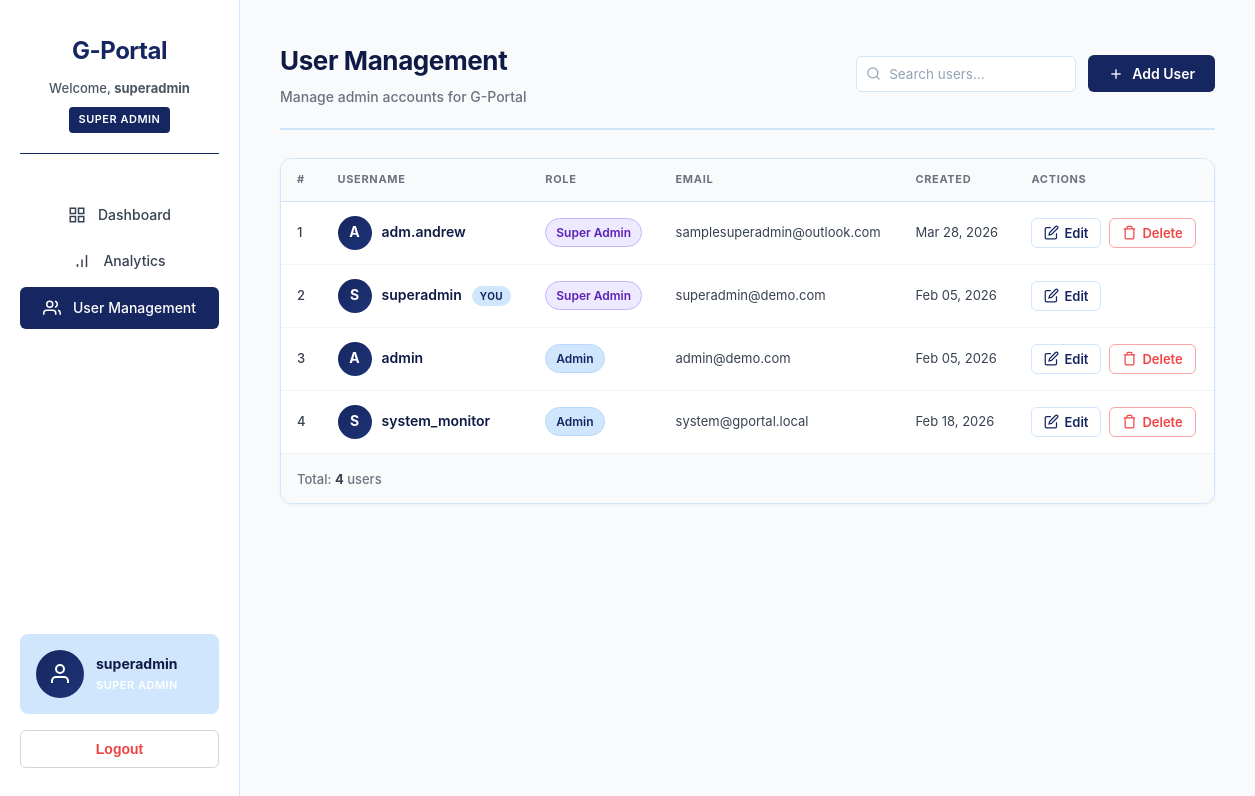
/pages/users.php (signed in), run on the app's committed database.
### tables this page shows
CREATE TABLE `users` (
  `id` int(10) UNSIGNED NOT NULL,
  `username` varchar(50) NOT NULL,
  `password` varchar(255) NOT NULL,
  `role` enum('Super Admin','Admin') NOT NULL,
  `email` varchar(255) DEFAULT NULL COMMENT 'Email for notifications (IT specialist will configure)',
  `created_at` timestamp NOT NULL DEFAULT current_timestamp()
);

### config/session.php (called while the page is built, shortened)
<?php
function getCurrentUser() {
    return [
        'id'       => $_SESSION['user_id'] ?? null,
        'username' => $_SESSION['username'] ?? null,
        'role'     => $_SESSION['role'] ?? null
    ];
}
?>

### pages/users.php (the view, shortened to what this page needs)
<?php
require_once '../config/session.php';
$currentUser = getCurrentUser();
$conn = getDBConnection();
$result = $conn->query("SELECT id, username, role, email, created_at FROM users ORDER BY FIELD(role, 'Super Admin', 'Admin'), username ASC");
$users = [];
while ($row = $result->fetch_assoc()) { $users[] = $row; }
?>
<!DOCTYPE html>
<html lang="en">
<head>
    <link rel="stylesheet" href="../assets/css/style.css">
    <link rel="stylesheet" href="../assets/css/users.css">
</head>
<body>
<div class="container">
    <aside class="sidebar">
        <div class="sidebar-header">
            <h1>G-Portal</h1>
            <div class="user-info">
                Welcome, <strong><?php echo htmlspecialchars($currentUser['username']); ?></strong>
                <span class="user-role"><?php echo htmlspecialchars($currentUser['role']); ?></span>
            </div>
        </div>
        <nav>
            <ul class="nav-menu">
                <li>
                    <a href="dashboard.php">
                        <svg width="18" height="18" viewBox="0 0 24 24" fill="none" stroke="currentColor" stroke-width="2"><rect x="3" y="3" width="7" height="7"></rect><rect x="14" y="3" width="7" height="7"></rect><rect x="14" y="14" width="7" height="7"></rect><rect x="3" y="14" width="7" height="7"></rect></svg>
                        Dashboard
                    </a>
                </li>
                <li>
                    <a href="analytics.php">
                        <svg width="18" height="18" viewBox="0 0 24 24" fill="none" stroke="currentColor" stroke-width="2"><line x1="12" y1="20" x2="12" y2="10"></line><line x1="18" y1="20" x2="18" y2="4"></line><line x1="6" y1="20" x2="6" y2="16"></line></svg>
                        Analytics
                    </a>
                </li>
                <li>
                    <a href="users.php" class="active">
                        <svg width="18" height="18" viewBox="0 0 24 24" fill="none" stroke="currentColor" stroke-width="2"><path d="M17 21v-2a4 4 0 0 0-4-4H5a4 4 0 0 0-4 4v2"></path><circle cx="9" cy="7" r="4"></circle><path d="M23 21v-2a4 4 0 0 0-3-3.87"></path><path d="M16 3.13a4 4 0 0 1 0 7.75"></path></svg>
                        User Management
                    </a>
                </li>
            </ul>
            <div class="user-profile">
                <div class="user-avatar-large">
                    <svg width="24" height="24" viewBox="0 0 24 24" fill="none" stroke="currentColor" stroke-width="2"><path d="M20 21v-2a4 4 0 0 0-4-4H8a4 4 0 0 0-4 4v2"></path><circle cx="12" cy="7" r="4"></circle></svg>
                </div>
                <div class="user-info">
                    <div class="user-name"><?php echo htmlspecialchars($currentUser['username']); ?></div>
                    <div class="user-role"><?php echo htmlspecialchars($currentUser['role']); ?></div>
                </div>
            </div>
            <form action="../backend/logout.php" method="POST">
                <button type="submit" class="btn-logout">Logout</button>
            </form>
        </nav>
    </aside>
    <main class="main-content">
        <div class="page-header-users">
            <div>
                <h2 class="page-title-users">User Management</h2>
                <p class="page-subtitle-users">Manage admin accounts for G-Portal</p>
            </div>
            <div class="users-header-right">
                <div class="users-search-wrap">
                    <input type="text" id="userSearchInput" class="users-search-input"
                           placeholder="Search users..."
                           oninput="searchUsers(this.value)">
                </div>
                <button class="btn-add-user" onclick="openAddUserModal()">
                    <svg width="16" height="16" viewBox="0 0 24 24" fill="none" stroke="currentColor" stroke-width="2"><line x1="12" y1="5" x2="12" y2="19"></line><line x1="5" y1="12" x2="19" y2="12"></line></svg>
                    Add User
                </button>
            </div>
        </div>
        <div class="users-table-wrap">
            <table class="users-table" id="usersTable">
                <thead>
                    <tr>
                        <th>#</th>
                        <th>Username</th>
                        <th>Role</th>
                        <th>Email</th>
                        <th>Created</th>
                        <th>Actions</th>
                    </tr>
                </thead>
                <tbody id="usersTableBody">
                    <?php foreach ($users as $i => $user): ?>
                    <tr data-user-id="<?php echo $user['id']; ?>" id="userRow_<?php echo $user['id']; ?>">
                        <td class="users-td-num"><?php echo $i + 1; ?></td>
                        <td>
                            <div class="users-name-cell">
                                <div class="users-avatar">
                                    <?php echo strtoupper(substr($user['username'], 0, 1)); ?>
                                </div>
                                <span class="users-username"><?php echo htmlspecialchars($user['username']); ?></span>
                                <?php if ($user['id'] == $currentUser['id']): ?>
                                    <span class="users-you-badge">You</span>
                                <?php endif; ?>
                            </div>
                        </td>
                        <td>
                            <span class="users-role-badge users-role-<?php echo strtolower(str_replace(' ', '-', $user['role'])); ?>">
                                <?php echo htmlspecialchars($user['role']); ?>
                            </span>
                        </td>
                        <td class="users-email"><?php echo $user['email'] ? htmlspecialchars($user['email']) : '<span class="users-no-email">—</span>'; ?></td>
                        <td class="users-date"><?php echo date('M d, Y', strtotime($user['created_at'])); ?></td>
                        <td>
                            <div class="users-actions">
                                <button class="btn-user-edit" onclick="openEditUserModal(
                                    <?php echo $user['id']; ?>,
                                    '<?php echo addslashes($user['username']); ?>',
                                    '<?php echo addslashes($user['role']); ?>',
                                    '<?php echo addslashes($user['email'] ?? ''); ?>'
                                )" title="Edit user">
                                    <svg width="15" height="15" viewBox="0 0 24 24" fill="none" stroke="currentColor" stroke-width="2"><path d="M11 4H4a2 2 0 0 0-2 2v14a2 2 0 0 0 2 2h14a2 2 0 0 0 2-2v-7"></path><path d="M18.5 2.5a2.121 2.121 0 0 1 3 3L12 15l-4 1 1-4 9.5-9.5z"></path></svg>
                                    Edit
                                </button>
                                <?php if ($user['id'] != $currentUser['id']): ?>
                                <button class="btn-user-delete" onclick="openDeleteUserModal(
                                    <?php echo $user['id']; ?>,
                                    '<?php echo addslashes($user['username']); ?>'
                                )" title="Delete user">
                                    <svg width="15" height="15" viewBox="0 0 24 24" fill="none" stroke="currentColor" stroke-width="2"><polyline points="3 6 5 6 21 6"></polyline><path d="M19 6v14a2 2 0 0 1-2 2H7a2 2 0 0 1-2-2V6m3 0V4a2 2 0 0 1 2-2h4a2 2 0 0 1 2 2v2"></path></svg>
                                    Delete
                                </button>
                                <?php endif; ?>
                            </div>
                        </td>
                    </tr>
                    <?php endforeach; ?>
                </tbody>
            </table>
            <div class="users-table-footer">
                <span class="users-total">Total: <strong><?php echo count($users); ?></strong> user<?php echo count($users) !== 1 ? 's' : ''; ?></span>
            </div>
        </div>
    </main>
</div>
</body>
</html>

### assets/css/style.css (style rules this page uses)
* { margin: 0; padding: 0; box-sizing: border-box; }
:root { --primary-color: #162660; --primary-dark: #0f1a45; --primary-light: #1e3477; --secondary-color: #d0e6fd; --secondary-dark: #b8d9fc; --tertiary-color: #f1e4d1; --tertiary-dark: #e8d7bb; --gray-50: #f9fafb; --gray-100: #f3f4f6; --gray-200: #e5e7eb; --gray-300: #d1d5db; --gray-400: #9ca3af; --gray-500: #6b7280; --gray-600: #4b5563; --gray-700: #374151; --gray-800: #1f2937; --gray-900: #111827; --white: #ffffff; --black: #000000; --success: #10b981; --danger: #ef4444; --warning: #f59e0b; --shadow-xs: 0 1px 2px 0 rgba(22, 38, 96, 0.03); --shadow-sm: 0 1px 3px 0 rgba(22, 38, 96, 0.06); --shadow-md: 0 4px 6px -1px rgba(22, 38, 96, 0.08); --shadow-lg: 0 10px 15px -3px rgba(22, 38, 96, 0.1); --radius-sm: 6px; --radius-md: 8px; --radius-lg: 12px; --transition: 0.2s cubic-bezier(0.4, 0, 0.2, 1); }
body { font-family: -apple-system, BlinkMacSystemFont, "Segoe UI", "Roboto", "Oxygen", "Ubuntu", sans-serif; background-color: var(--gray-50); color: var(--gray-900); line-height: 1.6; -webkit-font-smoothing: antialiased; -moz-osx-font-smoothing: grayscale; }
.container { display: flex; min-height: 100vh; }
.sidebar { width: 240px; background-color: var(--white); padding: 32px 20px; border-right: 1px solid var(--secondary-color); position: fixed; height: 100vh; overflow-y: auto; display: flex; flex-direction: column; }
.sidebar-header { margin-bottom: 40px; padding-bottom: 20px; border-bottom: 1px solid var(--primary-color); text-align: center; }
.sidebar-header h1 { font-size: 24px; color: var(--primary-color); font-weight: 700; margin-bottom: 6px; letter-spacing: -0.5px; }
.sidebar-header .user-info { font-size: 13px; color: var(--gray-600); margin-top: 8px; font-weight: 500; }
.sidebar-header .user-role { display: inline-block; background-color: var(--primary-color); color: var(--white); padding: 4px 10px; border-radius: 4px; font-size: 10px; font-weight: 600; margin-top: 8px; text-transform: uppercase; letter-spacing: 0.5px; }
.user-profile { display: flex; align-items: center; gap: 12px; padding: 16px; background-color: var(--secondary-color); border-radius: var(--radius-md); margin-top: auto; margin-bottom: 16px; }
.user-avatar-large { width: 48px; height: 48px; border-radius: 50%; background: linear-gradient( 135deg, var(--primary-color), var(--primary-light) ); display: flex; align-items: center; justify-content: center; color: var(--white); flex-shrink: 0; }
.user-info { flex: 1; min-width: 0; }
.user-info .user-name { font-size: 14px; font-weight: 700; color: var(--primary-dark); margin-bottom: 2px; white-space: nowrap; overflow: hidden; text-overflow: ellipsis; }
.user-info .user-role { font-size: 11px; color: var(--white); font-weight: 600; text-transform: uppercase; letter-spacing: 0.5px; }
nav { flex: 1; display: flex; flex-direction: column; }
.nav-menu { list-style: none; flex: 1; }
.nav-menu li { margin-bottom: 4px; }
.nav-menu a { display: flex; align-items: center; justify-content: center; padding: 10px 12px; text-decoration: none; color: var(--gray-700); border-radius: var(--radius-sm); transition: all var(--transition); font-weight: 500; font-size: 14px; }
.nav-menu a.active { background-color: var(--primary-color); color: var(--white); }
.nav-menu a svg { margin-right: 12px; }
.btn-logout { width: 100%; margin-top: auto; padding: 10px 16px; background-color: transparent; color: var(--danger); border: 1px solid var(--gray-300); border-radius: var(--radius-sm); cursor: pointer; font-weight: 600; font-size: 14px; transition: all var(--transition); }
.main-content { flex: 1; margin-left: 240px; padding: 40px; background-color: var(--gray-50); }

### data on the page
users: username "superadmin", role "SUPER ADMIN", username "S", shows "YOU", role "Super Admin", email "superadmin@demo.com", created_at "Feb 05, 2026"
users: username "A", username "adm.andrew", role "Super Admin", email "samplesuperadmin@outlook.com", created_at "Mar 28, 2026"
users: username "A", username "admin", role "Admin", email "admin@demo.com", created_at "Feb 05, 2026"
users: username "S", username "system_monitor", role "Admin", email "system@gportal.local", created_at "Feb 18, 2026"

### other printed values
count($users) "4"
